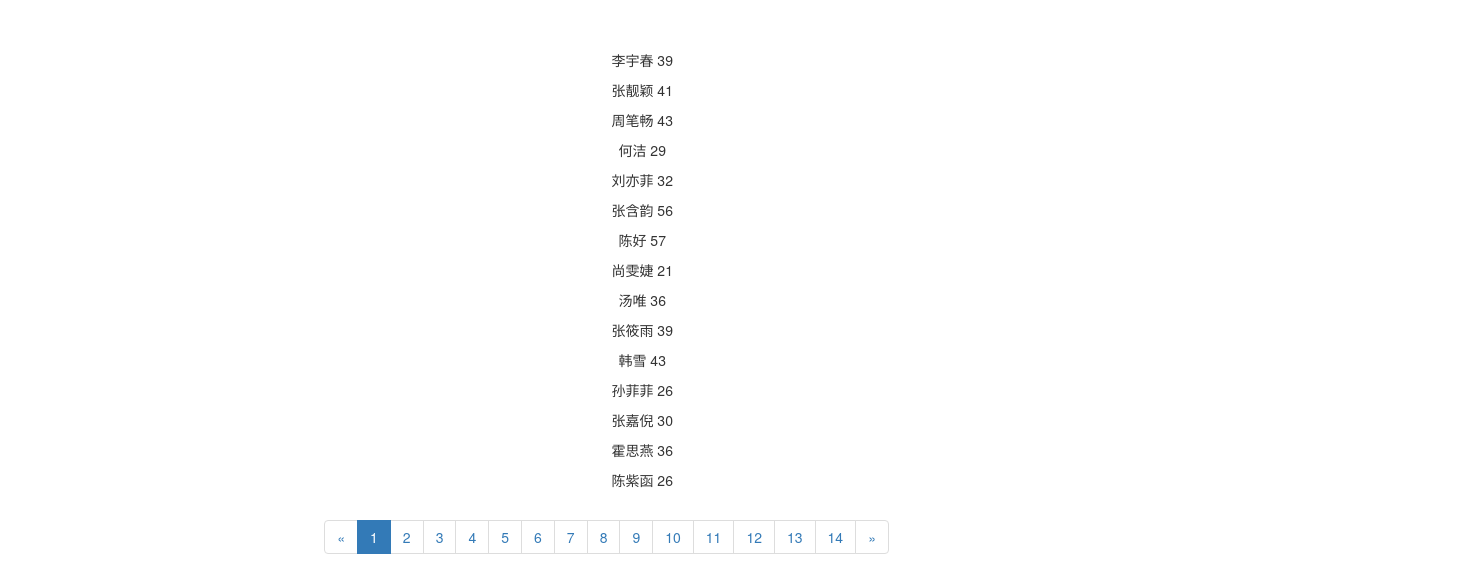
The app's page /page/index/1 with its own data.
### Page/models.py (models this page shows)
class User(models.Model):
    name = models.CharField(max_length=20)
    age = models.IntegerField()

### Page/views.py (the view)
# urls.py: url(r'index/',index,name='index'),
def index(request,num):
    users = User.objects.all()
    p = Paginator(users,15)
    page = p.page(num)
    data = {
        "page":page,
        "page_range":p.page_range,
    }
    return render(request,'Page/index.html',data)

### Page/templates/Page/index.html (shortened to what this page needs)
<!DOCTYPE html>
<html lang="en">
<head>
    <link href="https://cdn.bootcss.com/bootstrap/3.3.7/css/bootstrap.min.css" rel="stylesheet">
</head>
<body>
<div>
    {% for user in page.object_list %}
    <p style="text-align: center">{{ user.name }} {{ user.age }}</p>
{% endfor %}
</div>
<nav aria-label="Page navigation">
    <ul class="pagination">
        <li>
            {% if page.has_previous %}
                <a href="{% url 'Page:index' page.previous_page_number %}" aria-label="Previous">
            {% else %}
                <a href="javascript:;" aria-label="Previous">
            {% endif %}
                <span aria-hidden="true">&laquo;</span>
            </a>
        </li>
        {% for num in page_range %}
            {% if num == page.number %}
                <li class="active">
            {% else %}
                <li>
            {% endif %}
            <a href="{% url 'Page:index' num %}">{{ num }}</a></li>
        {% endfor %}
        <li>
            {% if page.has_next %}
                <a href="{% url 'Page:index' page.next_page_number %}" aria-label="Next">
            {% else %}
                <a href="javascript:;" aria-label="Next">
            {% endif %}
                <span aria-hidden="true">&raquo;</span>
            </a>
        </li>
    </ul>
</nav>
</body>
</html>

### Page/templates/Page/index.html (style rules this page uses)
div { width: 400px; position: relative; left: 30%; margin-top: 50px; }
nav { position: relative; left: 22%; }

### records on screen
User: name "李宇春", age "39"
User: name "张靓颖", age "41"
User: name "周笔畅", age "43"
User: name "何洁", age "29"
User: name "刘亦菲", age "32"
User: name "张含韵", age "56"
User: name "陈好", age "57"
User: name "尚雯婕", age "21"
User: name "汤唯", age "36"
User: name "张筱雨", age "39"
User: name "韩雪", age "43"
User: name "孙菲菲", age "26"
User: name "张嘉倪", age "30"
User: name "霍思燕", age "36"
User: name "陈紫函", age "26"

### other values on screen
{{ num }} "1" "2" "3" "4" "5" "6" "7" "8" "9" "10" "11" "12" "13" "14"
